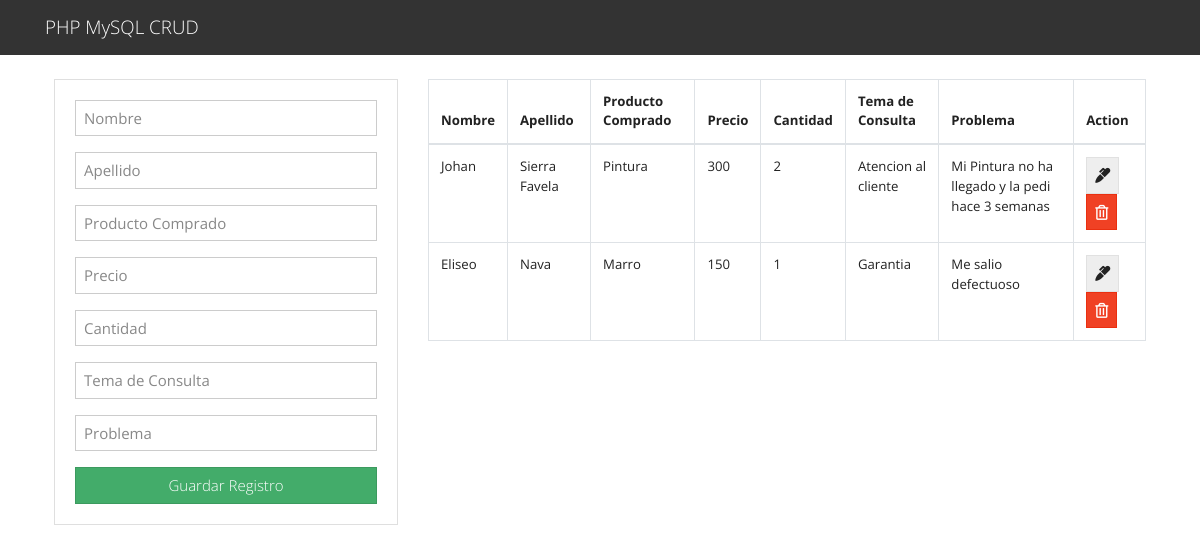
The page / on the database its author committed.
### tables this page shows
CREATE TABLE IF NOT EXISTS `registros` (
  `IdPersona` int(11) NOT NULL AUTO_INCREMENT,
  `Nombre` varchar(100) NOT NULL,
  `Apellido` varchar(100) NOT NULL,
  `Producto_Comprado` varchar(500) NOT NULL,
  `Precio` int(11) NOT NULL,
  `Cantidad` int(11) NOT NULL,
  `Tema_Consulta` varchar(100) NOT NULL,
  `Problema_C_P` varchar(1000) NOT NULL,
  PRIMARY KEY (`IdPersona`)
);

### index.php (the view, shortened to what this page needs)
<?php include("db.php"); ?>
<?php include('includes/header.php'); ?>
<main class="container p-4">
  <div class="row">
    <div class="col-md-4">
      <div class="card card-body">
        <form action="save_task.php" method="POST">
          <div class="form-group">
            <input type="text" name="Nombre" class="form-control" placeholder="Nombre" autofocus>
          </div>
          <div class="form-group">
            <input type="text" name="Apellido" class="form-control" placeholder="Apellido" autofocus>
          </div>
          <div class="form-group">
            <input type="text" name="Producto_Comprado" class="form-control" placeholder="Producto Comprado" autofocus>
          </div>
          <div class="form-group">
            <input type="text" name="Precio" class="form-control" placeholder="Precio" autofocus>
          </div>
          <div class="form-group">
            <input type="text" name="Cantidad" class="form-control" placeholder="Cantidad" autofocus>
          </div>
          <div class="form-group">
            <input type="text" name="Tema_Consulta" class="form-control" placeholder="Tema de Consulta" autofocus>
          </div>
          <div class="form-group">
            <input type="text" name="Problema_C_P" class="form-control" placeholder="Problema" autofocus>
          </div>
          <input type="submit" name="save_task" class="btn btn-success btn-block" value="Guardar Registro">
        </form>
      </div>
    </div>
    <div class="col-md-8">
      <table class="table table-bordered">
        <thead>
          <tr>
            <th>Nombre</th>
            <th>Apellido</th>
            <th>Producto Comprado</th>
            <th>Precio</th>
            <th>Cantidad</th>
            <th>Tema de Consulta</th>
            <th>Problema</th>
            <th>Action</th>
          </tr>
        </thead>
        <tbody>
          <?php
          $query = "SELECT * FROM registros";
          $result_tasks = mysqli_query($conn, $query);
          while($row = mysqli_fetch_assoc($result_tasks)) { ?>
          <tr>
            <td><?php echo $row['Nombre']; ?></td>
            <td><?php echo $row['Apellido']; ?></td>
            <td><?php echo $row['Producto_Comprado']; ?></td>
            <td><?php echo $row['Precio']; ?></td>
            <td><?php echo $row['Cantidad']; ?></td>
            <td><?php echo $row['Tema_Consulta']; ?></td>
            <td><?php echo $row['Problema_C_P']; ?></td>
            <td>
              <a href="edit.php?IdPersona=<?php echo $row['IdPersona']?>" class="btn btn-secondary">
                <i class="fas fa-marker"></i>
              </a>
              <a href="delete_task.php?IdPersona=<?php echo $row['IdPersona']?>" class="btn btn-danger">
                <i class="far fa-trash-alt"></i>
              </a>
            </td>
          </tr>
          <?php } ?>
        </tbody>
      </table>
    </div>
  </div>
</main>
<?php include('includes/footer.php'); ?>

### includes/header.php (shortened to what this page needs)
<!DOCTYPE html>
<html lang="en">
  <head>
    <link rel="stylesheet" href="https://bootswatch.com/4/yeti/bootstrap.min.css">
    <link rel="stylesheet" href="https://use.fontawesome.com/releases/v5.6.3/css/all.css">
  </head>
  <body>
    <nav class="navbar navbar-dark bg-dark">
      <div class="container">
        <a class="navbar-brand" href="index.php">PHP MySQL CRUD</a>
      </div>
    </nav>

### includes/footer.php (shortened to what this page needs)
</body>
</html>

### rows shown on the page
registros: Nombre "Johan", Apellido "Sierra Favela", Producto_Comprado "Pintura", Precio "300", Cantidad "2", Tema_Consulta "Atencion al cliente", Problema_C_P "Mi Pintura no ha llegado y la pedi hace 3 semanas"
registros: Nombre "Eliseo", Apellido "Nava", Producto_Comprado "Marro", Precio "150", Cantidad "1", Tema_Consulta "Garantia", Problema_C_P "Me salio defectuoso"
